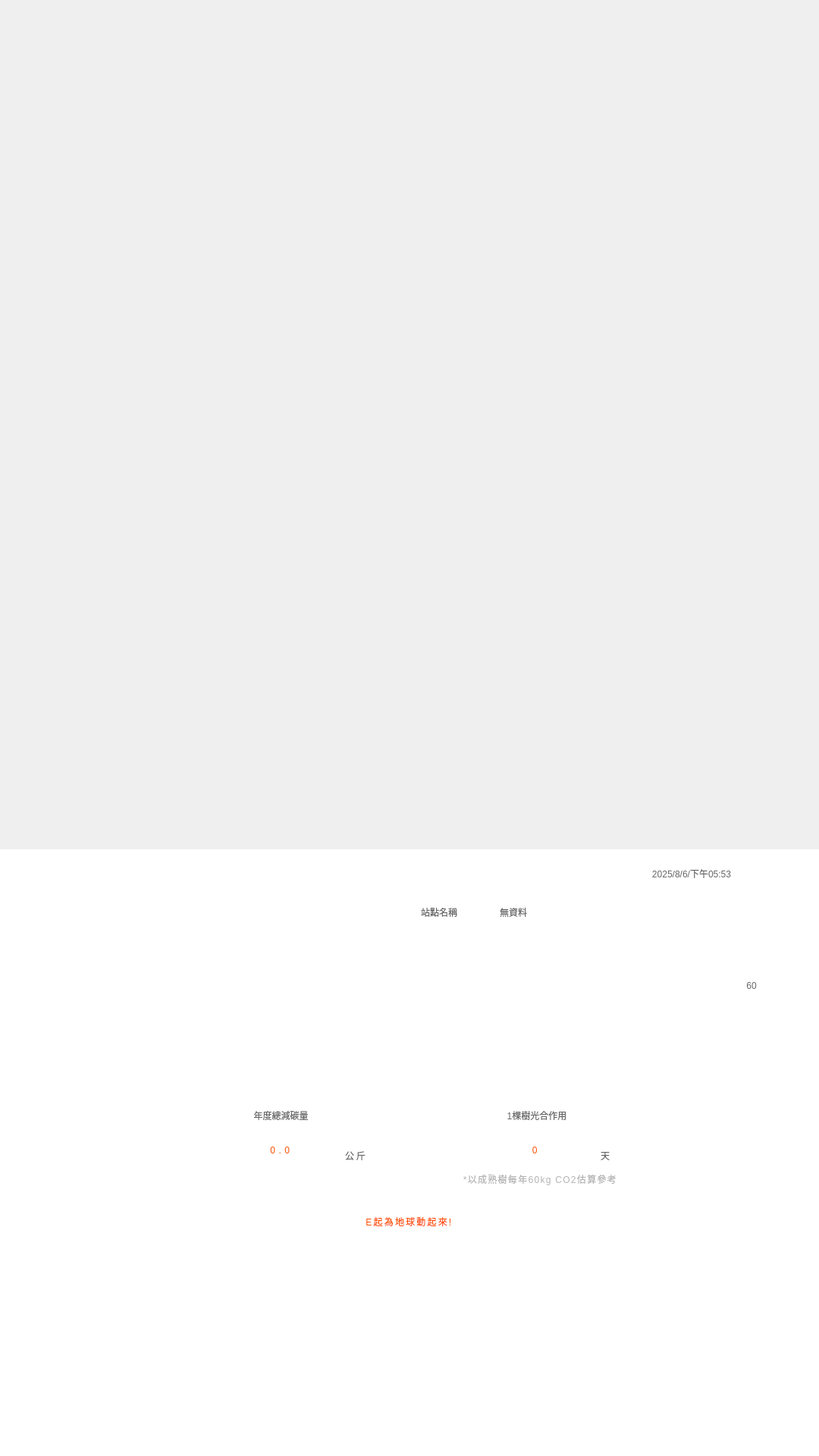
<?xml version="1.0" encoding="UTF-8"?>
<ui version="4.0">
 <class>nmb_endpage</class>
 <widget class="QWidget" name="nmb_endpage">
  <property name="geometry">
   <rect>
    <x>0</x>
    <y>0</y>
    <width>1080</width>
    <height>1920</height>
   </rect>
  </property>
  <property name="windowTitle">
   <string>Form</string>
  </property>
  <widget class="QWidget" name="Top_Widget" native="true">
   <property name="geometry">
    <rect>
     <x>0</x>
     <y>0</y>
     <width>1080</width>
     <height>1120</height>
    </rect>
   </property>
  </widget>
  <widget class="QWidget" name="Bottom_Widget" native="true">
   <property name="geometry">
    <rect>
     <x>0</x>
     <y>1120</y>
     <width>1080</width>
     <height>800</height>
    </rect>
   </property>
   <property name="styleSheet">
    <string notr="true">QWidget
{
	background-color: rgb(255, 255, 255);
}</string>
   </property>
   <widget class="QLabel" name="label">
    <property name="geometry">
     <rect>
      <x>74</x>
      <y>36</y>
      <width>239</width>
      <height>73</height>
     </rect>
    </property>
    <property name="styleSheet">
     <string notr="true">QLabel
{
	image: url(:/IMAGES/UI_IMAGE/會員計數頁/ecoco-logo.png);
	border: none;
	background-color: transparent;
}</string>
    </property>
    <property name="text">
     <string/>
    </property>
   </widget>
   <widget class="QLabel" name="label_4">
    <property name="geometry">
     <rect>
      <x>531</x>
      <y>65</y>
      <width>96</width>
      <height>35</height>
     </rect>
    </property>
    <property name="styleSheet">
     <string notr="true">QLabel
{
	color:#666666;
	font: 500 24px &quot;Noto Sans CJK TC&quot;;
	border: none;
	background-color: transparent;
}</string>
    </property>
    <property name="text">
     <string>站點名稱</string>
    </property>
    <property name="alignment">
     <set>Qt::AlignmentFlag::AlignCenter</set>
    </property>
   </widget>
   <widget class="QLabel" name="label_3">
    <property name="geometry">
     <rect>
      <x>476</x>
      <y>59</y>
      <width>530</width>
      <height>50</height>
     </rect>
    </property>
    <property name="styleSheet">
     <string notr="true">QLabel
{
	image: url(:/IMAGES/UI_IMAGE/會員計數頁/站點名稱.png);
	border: none;
	background-color: transparent;
}</string>
    </property>
    <property name="text">
     <string/>
    </property>
   </widget>
   <widget class="QPushButton" name="clock_lb">
    <property name="geometry">
     <rect>
      <x>938</x>
      <y>163</y>
      <width>29</width>
      <height>34</height>
     </rect>
    </property>
    <property name="styleSheet">
     <string notr="true">QPushButton
{
	image: url(:/IMAGES/UI_IMAGE/會員計數頁/timer.png);
	border: none;
	background-color: transparent;
}</string>
    </property>
    <property name="text">
     <string/>
    </property>
   </widget>
   <widget class="QLabel" name="time_lb">
    <property name="geometry">
     <rect>
      <x>812</x>
      <y>17</y>
      <width>200</width>
      <height>29</height>
     </rect>
    </property>
    <property name="styleSheet">
     <string notr="true">QLabel
{
	color:#666666;
	font: 500 20px &quot;Noto Sans CJK TC&quot;; /*	font: 500 20px &quot;Noto Sans CJK TC&quot;;*/
	border: none;
	background-color: transparent;
}</string>
    </property>
    <property name="text">
     <string>2025/8/6/下午05:53</string>
    </property>
    <property name="alignment">
     <set>Qt::AlignmentFlag::AlignCenter</set>
    </property>
   </widget>
   <widget class="QLabel" name="station_lb">
    <property name="geometry">
     <rect>
      <x>659</x>
      <y>65</y>
      <width>312</width>
      <height>35</height>
     </rect>
    </property>
    <property name="styleSheet">
     <string notr="true">QLabel
{
	color:#666666;
	font: 500 24px &quot;Noto Sans CJK TC&quot;;
	border: none;
	background-color: transparent;
}</string>
    </property>
    <property name="text">
     <string>無資料</string>
    </property>
    <property name="alignment">
     <set>Qt::AlignmentFlag::AlignLeading|Qt::AlignmentFlag::AlignLeft|Qt::AlignmentFlag::AlignVCenter</set>
    </property>
   </widget>
   <widget class="QPushButton" name="countdown_lb">
    <property name="geometry">
     <rect>
      <x>975</x>
      <y>160</y>
      <width>32</width>
      <height>40</height>
     </rect>
    </property>
    <property name="styleSheet">
     <string notr="true">QPushButton
{
	color: #666666;
	font: 500 28px &quot;Noto Sans CJK TC&quot;;
	border: none;
	background-color: transparent;
}</string>
    </property>
    <property name="text">
     <string>60</string>
    </property>
   </widget>
   <widget class="QLabel" name="label_6">
    <property name="geometry">
     <rect>
      <x>140</x>
      <y>227</y>
      <width>800</width>
      <height>323</height>
     </rect>
    </property>
    <property name="styleSheet">
     <string notr="true">QLabel
{
	image: url(:/IMAGES/UI_IMAGE/完成頁/減碳量-bg.png);
	border: none;
	background-color: transparent;
}</string>
    </property>
    <property name="text">
     <string/>
    </property>
   </widget>
   <widget class="QPushButton" name="backhome_btn">
    <property name="geometry">
     <rect>
      <x>240</x>
      <y>595</y>
      <width>600</width>
      <height>205</height>
     </rect>
    </property>
    <property name="styleSheet">
     <string notr="true">QPushButton
{
	image: url(:/IMAGES/UI_IMAGE/會員計數頁/確認鍵.png);
	border: none;
	background-color: transparent;
}</string>
    </property>
    <property name="text">
     <string/>
    </property>
   </widget>
   <widget class="QLabel" name="showtxt_lb">
    <property name="geometry">
     <rect>
      <x>478</x>
      <y>666</y>
      <width>122</width>
      <height>55</height>
     </rect>
    </property>
    <property name="styleSheet">
     <string notr="true">QLabel
{
	font: 700 38px &quot;Noto Sans CJK TC&quot;;
	color: white;
	border: none;
	background-color: transparent;
}</string>
    </property>
    <property name="text">
     <string>回首頁</string>
    </property>
    <property name="alignment">
     <set>Qt::AlignmentFlag::AlignCenter</set>
    </property>
   </widget>
   <widget class="QLabel" name="showtxt_lb_2">
    <property name="geometry">
     <rect>
      <x>299</x>
      <y>335</y>
      <width>143</width>
      <height>32</height>
     </rect>
    </property>
    <property name="styleSheet">
     <string notr="true">QLabel
{
	font: 500 22px &quot;Noto Sans CJK TC&quot;;
	color: #666666;
	border: none;
	background-color: transparent;
}</string>
    </property>
    <property name="text">
     <string>年度總減碳量</string>
    </property>
    <property name="alignment">
     <set>Qt::AlignmentFlag::AlignCenter</set>
    </property>
   </widget>
   <widget class="QLabel" name="showtxt_lb_3">
    <property name="geometry">
     <rect>
      <x>629</x>
      <y>335</y>
      <width>158</width>
      <height>32</height>
     </rect>
    </property>
    <property name="styleSheet">
     <string notr="true">QLabel
{
	font: 500 22px &quot;Noto Sans CJK TC&quot;;
	color: #666666;
	border: none;
	background-color: transparent;
}</string>
    </property>
    <property name="text">
     <string>1棵樹光合作用</string>
    </property>
    <property name="alignment">
     <set>Qt::AlignmentFlag::AlignCenter</set>
    </property>
   </widget>
   <widget class="QLabel" name="showtxt_lb_4">
    <property name="geometry">
     <rect>
      <x>449</x>
      <y>228</y>
      <width>182</width>
      <height>40</height>
     </rect>
    </property>
    <property name="styleSheet">
     <string notr="true">QLabel
{
	font: 700 28px &quot;Noto Sans CJK TC&quot;;
	color: #FFFFFF;
	border: none;
	background-color: transparent;
}</string>
    </property>
    <property name="text">
     <string>我的減碳旅程</string>
    </property>
    <property name="alignment">
     <set>Qt::AlignmentFlag::AlignCenter</set>
    </property>
   </widget>
   <widget class="QLabel" name="kg_lb">
    <property name="geometry">
     <rect>
      <x>455</x>
      <y>388</y>
      <width>46</width>
      <height>32</height>
     </rect>
    </property>
    <property name="styleSheet">
     <string notr="true">QLabel
{
	letter-spacing: 2.8px; 
	font: 700 22px &quot;Noto Sans CJK TC&quot;;
	color: #666666;
	border: none;
	background-color: transparent;
}</string>
    </property>
    <property name="text">
     <string>公斤</string>
    </property>
    <property name="alignment">
     <set>Qt::AlignmentFlag::AlignLeading|Qt::AlignmentFlag::AlignLeft|Qt::AlignmentFlag::AlignVCenter</set>
    </property>
   </widget>
   <widget class="QLabel" name="date_lb">
    <property name="geometry">
     <rect>
      <x>792</x>
      <y>388</y>
      <width>22</width>
      <height>32</height>
     </rect>
    </property>
    <property name="styleSheet">
     <string notr="true">QLabel
{
	letter-spacing: 2.2px; 
	font: 700 22px &quot;Noto Sans CJK TC&quot;;
	color: #666666;
	border: none;
	background-color: transparent;
}</string>
    </property>
    <property name="text">
     <string>天</string>
    </property>
    <property name="alignment">
     <set>Qt::AlignmentFlag::AlignLeading|Qt::AlignmentFlag::AlignLeft|Qt::AlignmentFlag::AlignVCenter</set>
    </property>
   </widget>
   <widget class="QLabel" name="carbon_lb">
    <property name="geometry">
     <rect>
      <x>301</x>
      <y>364</y>
      <width>141</width>
      <height>65</height>
     </rect>
    </property>
    <property name="styleSheet">
     <string notr="true">QLabel
{
	letter-spacing: 4.5px; 
	font: 900 45px &quot;Noto Sans CJK TC&quot;;
	color: #FF5000;
	border: none;
	background-color: transparent;
}</string>
    </property>
    <property name="text">
     <string>0.0</string>
    </property>
    <property name="alignment">
     <set>Qt::AlignmentFlag::AlignCenter</set>
    </property>
   </widget>
   <widget class="QLabel" name="tree_lb">
    <property name="geometry">
     <rect>
      <x>632</x>
      <y>364</y>
      <width>151</width>
      <height>65</height>
     </rect>
    </property>
    <property name="styleSheet">
     <string notr="true">QLabel
{
	letter-spacing: 4.5px; 
	font: 900 45px &quot;Noto Sans CJK TC&quot;;
	color: #FF5000;
	border: none;
	background-color: transparent;
}</string>
    </property>
    <property name="text">
     <string>0</string>
    </property>
    <property name="alignment">
     <set>Qt::AlignmentFlag::AlignCenter</set>
    </property>
   </widget>
   <widget class="QLabel" name="showtxt_lb_9">
    <property name="geometry">
     <rect>
      <x>444</x>
      <y>475</y>
      <width>192</width>
      <height>32</height>
     </rect>
    </property>
    <property name="styleSheet">
     <string notr="true">QLabel
{
	letter-spacing: 2.2px; 
	font: 500 22px &quot;Noto Sans CJK TC&quot;;
	color: #FF5000;
	border: none;
	background-color: transparent;
}</string>
    </property>
    <property name="text">
     <string>E起為地球動起來!</string>
    </property>
    <property name="alignment">
     <set>Qt::AlignmentFlag::AlignCenter</set>
    </property>
   </widget>
   <widget class="QLabel" name="showtxt_lb_5">
    <property name="geometry">
     <rect>
      <x>602</x>
      <y>424</y>
      <width>221</width>
      <height>21</height>
     </rect>
    </property>
    <property name="styleSheet">
     <string notr="true">QLabel
{
	letter-spacing: 1.3px;
	font: 13px &quot;Noto Sans CJK TC&quot;;
	color: #B3B3B3;
	border: none;
	background-color: transparent;
}</string>
    </property>
    <property name="text">
     <string>*以成熟樹每年60kg CO2估算參考</string>
    </property>
    <property name="alignment">
     <set>Qt::AlignmentFlag::AlignCenter</set>
    </property>
   </widget>
   <widget class="QLabel" name="line_lb">
    <property name="geometry">
     <rect>
      <x>75</x>
      <y>133</y>
      <width>932</width>
      <height>1</height>
     </rect>
    </property>
    <property name="styleSheet">
     <string notr="true">QLabel
{
	image: url(:/IMAGES/UI_IMAGE/line.png);
	border: none;
	background-color: transparent;
}</string>
    </property>
    <property name="text">
     <string/>
    </property>
   </widget>
   <zorder>label</zorder>
   <zorder>label_3</zorder>
   <zorder>clock_lb</zorder>
   <zorder>time_lb</zorder>
   <zorder>station_lb</zorder>
   <zorder>countdown_lb</zorder>
   <zorder>label_4</zorder>
   <zorder>label_6</zorder>
   <zorder>backhome_btn</zorder>
   <zorder>showtxt_lb</zorder>
   <zorder>showtxt_lb_2</zorder>
   <zorder>showtxt_lb_3</zorder>
   <zorder>showtxt_lb_4</zorder>
   <zorder>kg_lb</zorder>
   <zorder>date_lb</zorder>
   <zorder>carbon_lb</zorder>
   <zorder>tree_lb</zorder>
   <zorder>showtxt_lb_9</zorder>
   <zorder>showtxt_lb_5</zorder>
   <zorder>line_lb</zorder>
  </widget>
 </widget>
 <resources/>
 <connections/>
</ui>
